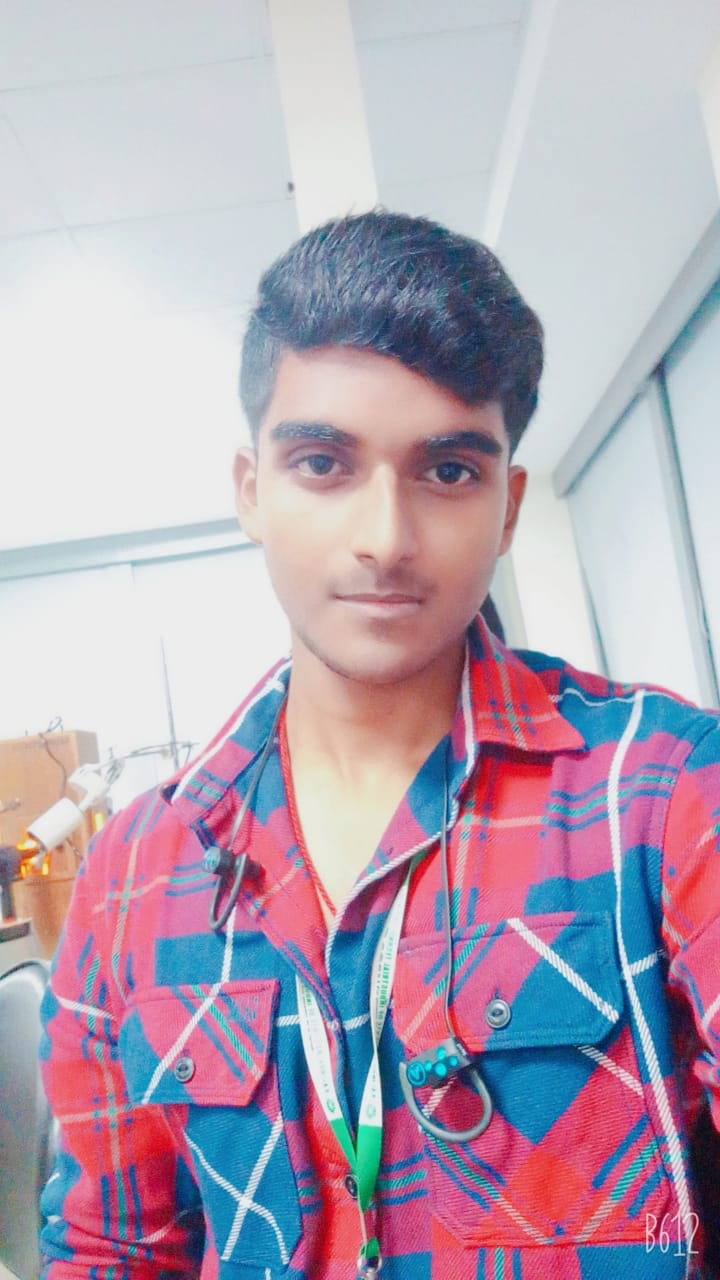
#> input picture CODEFACERECOG/codfacerecog-master/recognize/images/baren.jpg, 720 x 1280 px, found by its file name
$ python face_photo.py
#> lines starting #> are read from the running program, lines starting #| are printed output that depends on the picture; after the words box and inside, x2 and y2 are one past the last pixel; in counts of white or black regions, pixels touching at a corner belong together
import cv2
import os

imagePath = os.path.abspath("recognize/images/baren.jpg")
cascPath = os.path.abspath("recognize/haarcascade_frontalface_default.xml")

faceCascade = cv2.CascadeClassifier(cascPath)

image = cv2.imread(imagePath)
#> image is the input picture: shape (1280, 720, 3); mean B, G, R 179.8, 164.4, 179.4
gray = cv2.cvtColor(image, cv2.COLOR_BGR2GRAY)
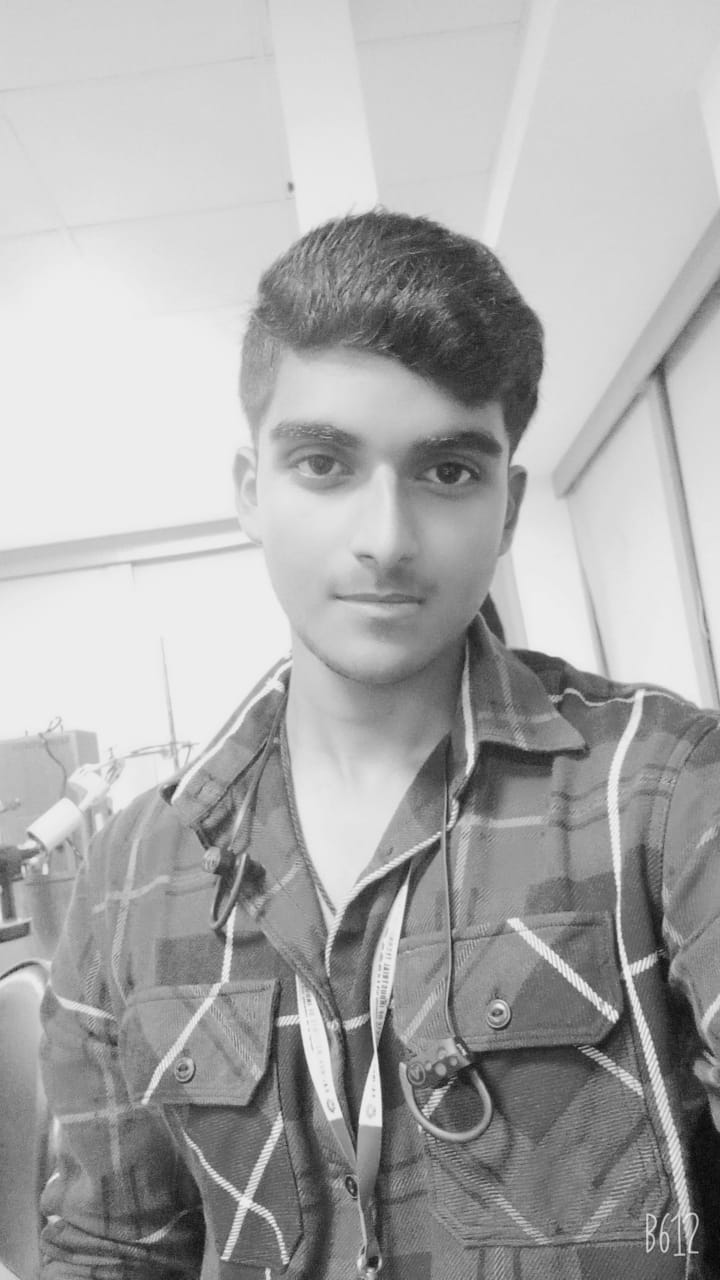
#> gray: shape (1280, 720); min 4, max 248, mean 170.7

faces = faceCascade.detectMultiScale(
    gray,
    scaleFactor=1.1,
    minNeighbors=5,
    minSize=(30, 30),
)
#> faces = [[211, 335, 350, 350]]

# Draw a rectangle around the faces
for (x, y, w, h) in faces:
    cv2.rectangle(image, (x, y), (x+w, y+h), (0, 255, 0), 2)
#> this loop made 1 pass
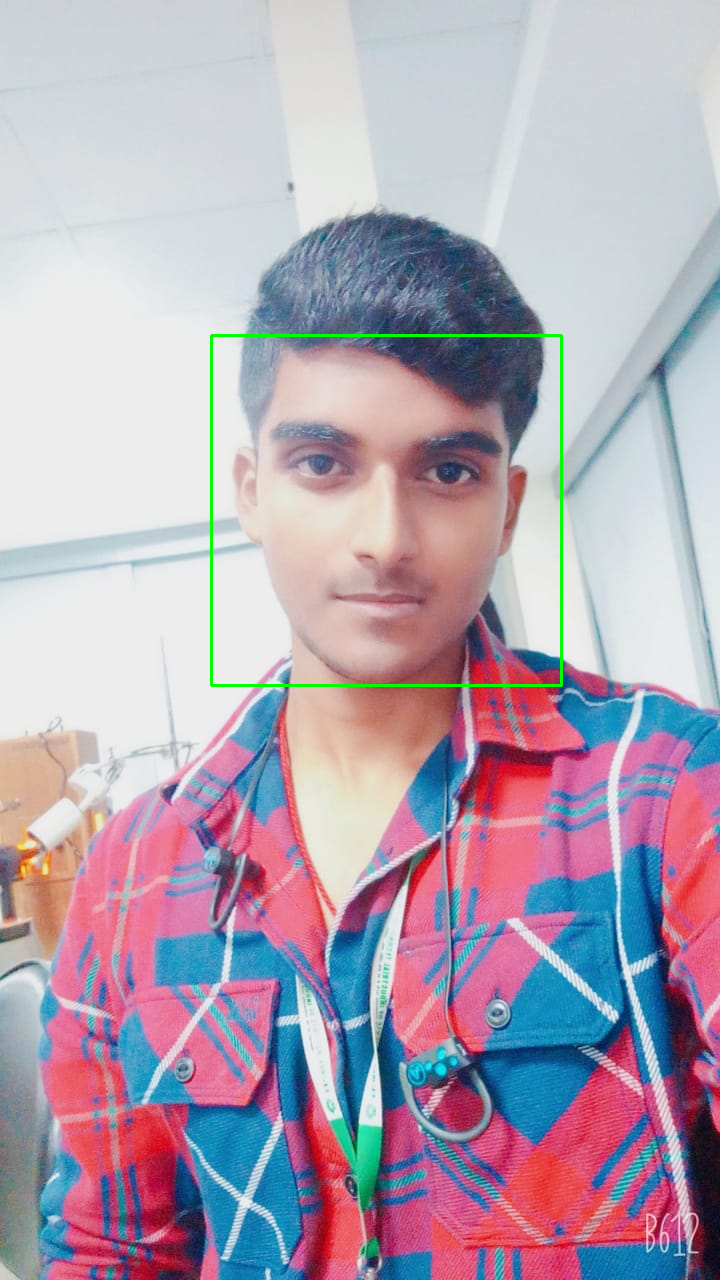
#> image: shape (1280, 720, 3); 0.46% of pixels changed, all inside (x1, y1, x2, y2) = (210, 334, 563, 687)

# Filename
filename = 'myconvertedimage.jpg'

# Saving the image
cv2.imwrite(filename, image)

$ run again, with CODEFACERECOG/codfacerecog-master/recognize/images/pink.jpg copied over CODEFACERECOG/codfacerecog-master/recognize/images/baren.jpg
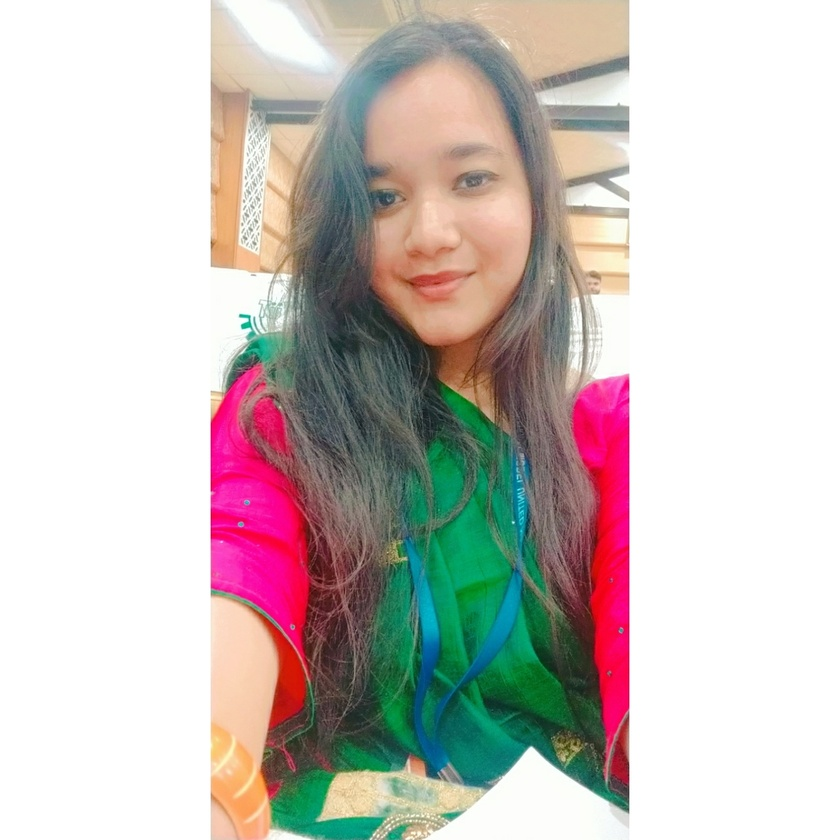
#> input picture CODEFACERECOG/codfacerecog-master/recognize/images/pink.jpg, 840 x 840 px, shrunk from 1344 x 1344 before the run, found by its file name
#> image is the input picture: shape (840, 840, 3); mean B, G, R 190, 193.6, 201.8
#> `gray = cv2.cvtColor(image, cv2.COLOR_BGR2GRAY)`:
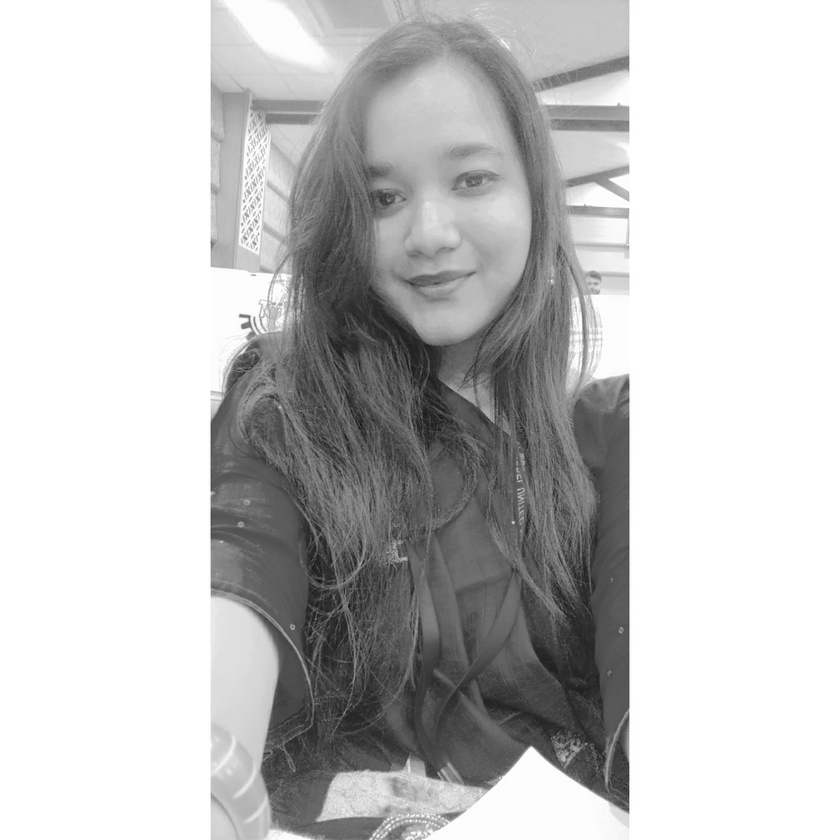
#> gray: shape (840, 840); min 21, max 255, mean 195.6
#> faces = [[546, 176, 93, 93], [318, 98, 232, 232]]
#> the loop `for (x, y, w, h) in faces:` made 2 passes
#> after the loop `for (x, y, w, h) in faces:`:
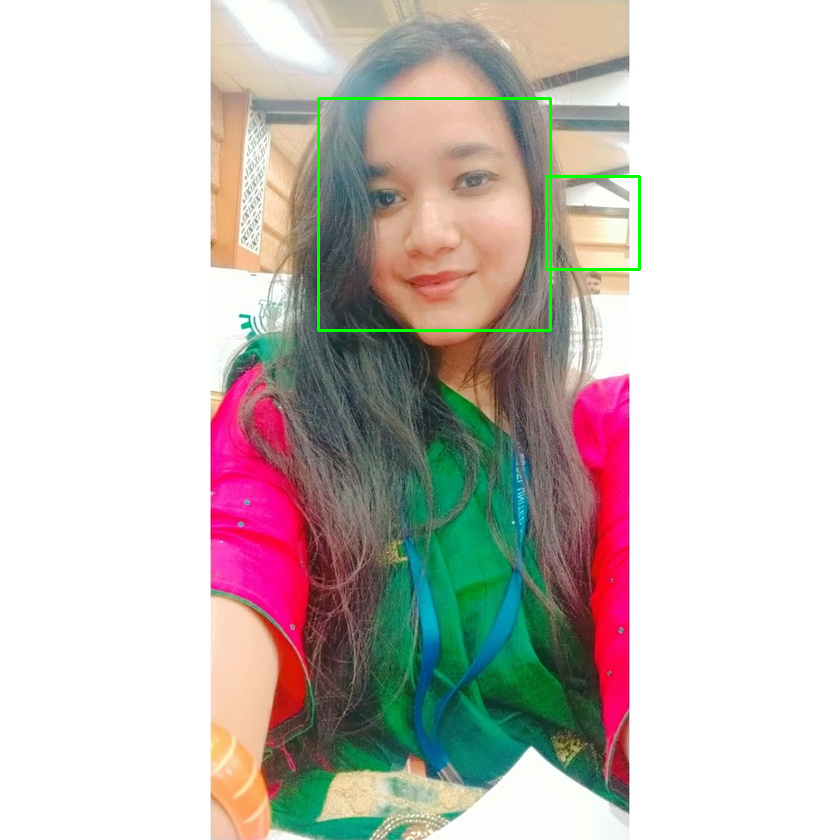
#> image: shape (840, 840, 3); 0.55% of pixels changed, all inside (x1, y1, x2, y2) = (317, 97, 641, 332)
